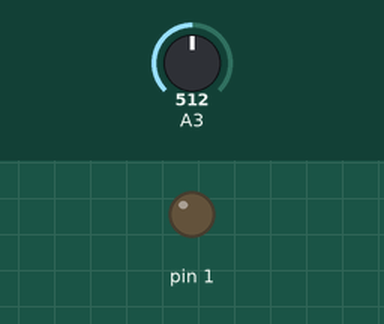
This sketch was run on a simulated Arduino Uno, built with avr-gcc and run on an emulated ATmega328P. Parts: output pins drawn as LEDs (lit = HIGH). The inputs (shaded band) are chosen by the test bench; at power-on: A3 = 512.

Above: at 0.3 s.
At 1.6 s:
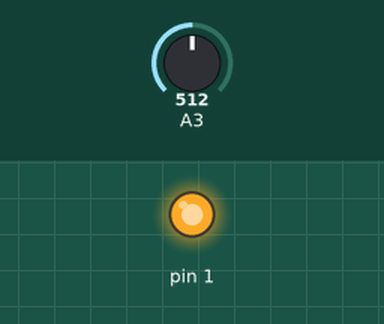
Timing chart, 0 to 5.4 s (numbered marks = the images above):
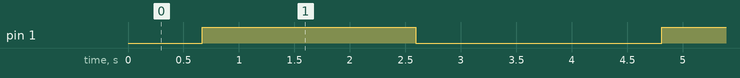

The sketch:

MagicStick.ino
```cpp
/**
 * LED Fading Effect for ATtiny13a
 *
 * This program controls an LED connected to pin PB1 of an ATtiny13a microcontroller.
 * It creates a dynamic fading effect by varying the LED's brightness between random
 * minimum and maximum values. The speed of fading and the delay between brightness changes
 * are also randomly determined.
 *
 * Pin Configuration:
 * - LED connected to pin PB1.
 * - Analog input for randomness on pin A3 (optional, depends on your randomness needs).
 *
 * Functions:
 * - generateRandom(int from, int to): Generates a random number within the specified range.
 * - setup(): Initializes the microcontroller settings.
 * - loop(): Contains the main logic for the fading effect.
 */

int ledPin = PB1;        // LED connected to pin PB1
int minValue;            // Minimum brightness level of LED
int maxValue;            // Maximum brightness level of LED

// Function to generate a random number within a range
int generateRandom(int from, int to) {
  int randomValue = analogRead(A3);  // Read analog value from pin A3
  int mappedValue = map(randomValue, 0, 1023, from, to);
  return constrain(mappedValue, from, to);  // Ensure value is within the range
}

void setup() {
  pinMode(ledPin, OUTPUT);   // Set the LED pin as output
  minValue = generateRandom(50, 100);  // Initialize minValue with a random value
}

void loop() {
  maxValue = generateRandom(160, 250);      // Set random maximum brightness
  int fadeSpeed = generateRandom(1, 5);     // Set random fade speed
  int fadeDelay = generateRandom(25, 50);   // Set random delay between brightness changes

  // Gradually increase LED brightness from minValue to maxValue
  for (int fadeValue = minValue; fadeValue <= maxValue; fadeValue += fadeSpeed) {
    analogWrite(ledPin, fadeValue);
    delay(fadeDelay);
  }

  // Update minValue for next cycle
  minValue = generateRandom(20, 60);

  // Gradually decrease LED brightness from maxValue to minValue
  for (int fadeValue = maxValue; fadeValue >= minValue; fadeValue -= fadeSpeed) {
    analogWrite(ledPin, fadeValue);
    delay(fadeDelay);
  }
}
```

Measured:
- by itself, pin 1: alternates HIGH for 1.9 s and LOW for 2.2 s
